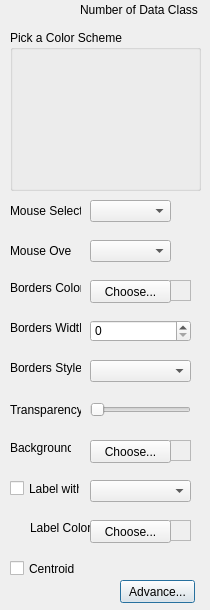
<?xml version="1.0" encoding="UTF-8"?>
<ui version="4.0">
 <class>MapTematikConfig</class>
 <widget class="QDialog" name="MapTematikConfig">
  <property name="geometry">
   <rect>
    <x>0</x>
    <y>0</y>
    <width>210</width>
    <height>610</height>
   </rect>
  </property>
  <property name="windowTitle">
   <string>Dialog</string>
  </property>
  <widget class="QLabel" name="label">
   <property name="geometry">
    <rect>
     <x>10</x>
     <y>280</y>
     <width>71</width>
     <height>16</height>
    </rect>
   </property>
   <property name="text">
    <string>Borders Color</string>
   </property>
  </widget>
  <widget class="QLabel" name="label_2">
   <property name="geometry">
    <rect>
     <x>10</x>
     <y>400</y>
     <width>71</width>
     <height>20</height>
    </rect>
   </property>
   <property name="text">
    <string>Transparency</string>
   </property>
  </widget>
  <widget class="QLabel" name="label_3">
   <property name="geometry">
    <rect>
     <x>10</x>
     <y>320</y>
     <width>71</width>
     <height>16</height>
    </rect>
   </property>
   <property name="text">
    <string>Borders Width</string>
   </property>
  </widget>
  <widget class="QLabel" name="label_4">
   <property name="geometry">
    <rect>
     <x>10</x>
     <y>360</y>
     <width>71</width>
     <height>16</height>
    </rect>
   </property>
   <property name="text">
    <string>Borders Style</string>
   </property>
  </widget>
  <widget class="QCheckBox" name="checkBoxLabel">
   <property name="geometry">
    <rect>
     <x>10</x>
     <y>480</y>
     <width>70</width>
     <height>17</height>
    </rect>
   </property>
   <property name="text">
    <string>Label with</string>
   </property>
  </widget>
  <widget class="QLabel" name="label_5">
   <property name="geometry">
    <rect>
     <x>10</x>
     <y>440</y>
     <width>61</width>
     <height>16</height>
    </rect>
   </property>
   <property name="text">
    <string>Background</string>
   </property>
  </widget>
  <widget class="QPushButton" name="pushButtonAdvance">
   <property name="geometry">
    <rect>
     <x>120</x>
     <y>580</y>
     <width>75</width>
     <height>23</height>
    </rect>
   </property>
   <property name="text">
    <string>Advance...</string>
   </property>
  </widget>
  <widget class="QComboBox" name="comboBoxLabel">
   <property name="geometry">
    <rect>
     <x>90</x>
     <y>480</y>
     <width>101</width>
     <height>22</height>
    </rect>
   </property>
  </widget>
  <widget class="QComboBox" name="comboBoxBorderStyle">
   <property name="geometry">
    <rect>
     <x>90</x>
     <y>360</y>
     <width>101</width>
     <height>22</height>
    </rect>
   </property>
  </widget>
  <widget class="QSlider" name="sliderTransparency">
   <property name="geometry">
    <rect>
     <x>90</x>
     <y>400</y>
     <width>101</width>
     <height>20</height>
    </rect>
   </property>
   <property name="orientation">
    <enum>Qt::Horizontal</enum>
   </property>
  </widget>
  <widget class="QGroupBox" name="groupBoxPickColor">
   <property name="geometry">
    <rect>
     <x>10</x>
     <y>30</y>
     <width>191</width>
     <height>161</height>
    </rect>
   </property>
   <property name="title">
    <string>Pick a Color Scheme</string>
   </property>
   <layout class="QGridLayout" name="gridLayout"/>
  </widget>
  <widget class="QLabel" name="labelNumberClass">
   <property name="geometry">
    <rect>
     <x>80</x>
     <y>0</y>
     <width>121</width>
     <height>20</height>
    </rect>
   </property>
   <property name="text">
    <string>Number of Data Class</string>
   </property>
  </widget>
  <widget class="QLabel" name="label_7">
   <property name="geometry">
    <rect>
     <x>30</x>
     <y>520</y>
     <width>61</width>
     <height>16</height>
    </rect>
   </property>
   <property name="text">
    <string>Label Color</string>
   </property>
  </widget>
  <widget class="QLabel" name="textColorBorder">
   <property name="geometry">
    <rect>
     <x>170</x>
     <y>280</y>
     <width>21</width>
     <height>21</height>
    </rect>
   </property>
   <property name="sizePolicy">
    <sizepolicy hsizetype="Expanding" vsizetype="Preferred">
     <horstretch>0</horstretch>
     <verstretch>0</verstretch>
    </sizepolicy>
   </property>
   <property name="frameShape">
    <enum>QFrame::StyledPanel</enum>
   </property>
   <property name="frameShadow">
    <enum>QFrame::Raised</enum>
   </property>
   <property name="scaledContents">
    <bool>true</bool>
   </property>
  </widget>
  <widget class="QLabel" name="textColorBackground">
   <property name="geometry">
    <rect>
     <x>170</x>
     <y>440</y>
     <width>21</width>
     <height>21</height>
    </rect>
   </property>
   <property name="sizePolicy">
    <sizepolicy hsizetype="Expanding" vsizetype="Preferred">
     <horstretch>0</horstretch>
     <verstretch>0</verstretch>
    </sizepolicy>
   </property>
   <property name="frameShape">
    <enum>QFrame::StyledPanel</enum>
   </property>
   <property name="frameShadow">
    <enum>QFrame::Raised</enum>
   </property>
   <property name="scaledContents">
    <bool>true</bool>
   </property>
  </widget>
  <widget class="QLabel" name="textColorLabel">
   <property name="geometry">
    <rect>
     <x>170</x>
     <y>520</y>
     <width>21</width>
     <height>21</height>
    </rect>
   </property>
   <property name="sizePolicy">
    <sizepolicy hsizetype="Expanding" vsizetype="Preferred">
     <horstretch>0</horstretch>
     <verstretch>0</verstretch>
    </sizepolicy>
   </property>
   <property name="frameShape">
    <enum>QFrame::StyledPanel</enum>
   </property>
   <property name="frameShadow">
    <enum>QFrame::Raised</enum>
   </property>
   <property name="scaledContents">
    <bool>true</bool>
   </property>
  </widget>
  <widget class="QPushButton" name="pushButtonBorderColor">
   <property name="geometry">
    <rect>
     <x>90</x>
     <y>280</y>
     <width>81</width>
     <height>23</height>
    </rect>
   </property>
   <property name="text">
    <string>Choose...</string>
   </property>
  </widget>
  <widget class="QPushButton" name="pushButtonBackgroundColor">
   <property name="geometry">
    <rect>
     <x>90</x>
     <y>440</y>
     <width>81</width>
     <height>23</height>
    </rect>
   </property>
   <property name="text">
    <string>Choose...</string>
   </property>
  </widget>
  <widget class="QPushButton" name="pushButtonLabelColor">
   <property name="geometry">
    <rect>
     <x>90</x>
     <y>520</y>
     <width>81</width>
     <height>23</height>
    </rect>
   </property>
   <property name="text">
    <string>Choose...</string>
   </property>
  </widget>
  <widget class="QCheckBox" name="checkBoxCentroid">
   <property name="geometry">
    <rect>
     <x>10</x>
     <y>560</y>
     <width>70</width>
     <height>17</height>
    </rect>
   </property>
   <property name="text">
    <string>Centroid</string>
   </property>
  </widget>
  <widget class="QLabel" name="label_6">
   <property name="geometry">
    <rect>
     <x>10</x>
     <y>240</y>
     <width>61</width>
     <height>21</height>
    </rect>
   </property>
   <property name="text">
    <string>Mouse Over</string>
   </property>
  </widget>
  <widget class="QComboBox" name="comboBoxMoverBrush">
   <property name="geometry">
    <rect>
     <x>90</x>
     <y>240</y>
     <width>81</width>
     <height>22</height>
    </rect>
   </property>
  </widget>
  <widget class="QWidget" name="verticalLayoutWidget_7">
   <property name="geometry">
    <rect>
     <x>170</x>
     <y>240</y>
     <width>21</width>
     <height>21</height>
    </rect>
   </property>
   <layout class="QVBoxLayout" name="verticalLayoutcp">
    <property name="leftMargin">
     <number>1</number>
    </property>
   </layout>
  </widget>
  <widget class="QLabel" name="label_8">
   <property name="geometry">
    <rect>
     <x>10</x>
     <y>200</y>
     <width>71</width>
     <height>21</height>
    </rect>
   </property>
   <property name="text">
    <string>Mouse Select</string>
   </property>
  </widget>
  <widget class="QWidget" name="verticalLayoutWidget_8">
   <property name="geometry">
    <rect>
     <x>170</x>
     <y>200</y>
     <width>21</width>
     <height>21</height>
    </rect>
   </property>
   <layout class="QVBoxLayout" name="verticalLayoutcp_2">
    <property name="leftMargin">
     <number>1</number>
    </property>
   </layout>
  </widget>
  <widget class="QComboBox" name="comboBoxSelectBrush">
   <property name="geometry">
    <rect>
     <x>90</x>
     <y>200</y>
     <width>81</width>
     <height>22</height>
    </rect>
   </property>
  </widget>
  <widget class="QSpinBox" name="spinBoxBorderWith">
   <property name="geometry">
    <rect>
     <x>90</x>
     <y>320</y>
     <width>101</width>
     <height>22</height>
    </rect>
   </property>
  </widget>
 </widget>
 <resources/>
 <connections/>
</ui>
